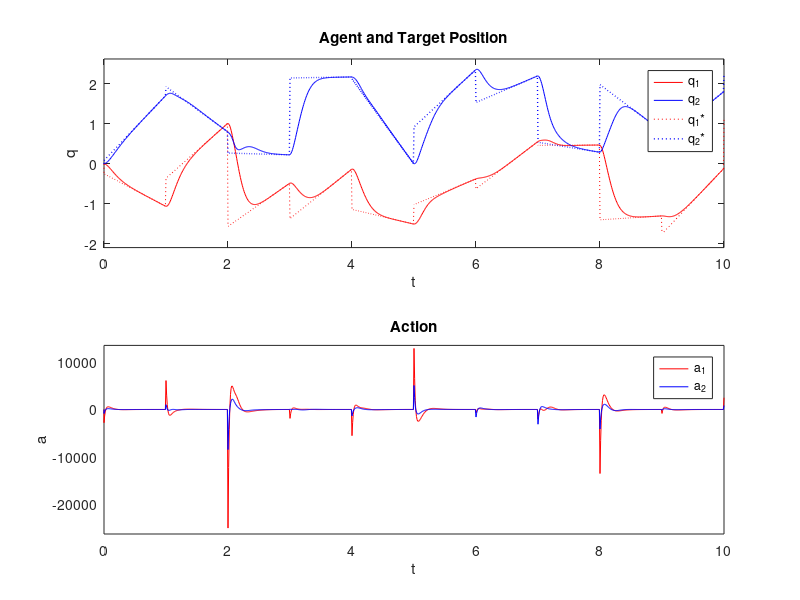

Source code (MATLAB):
clear variables;
clc;
clf;

%DEFINING HELPER FUNCTIONS --

%Note that in the following functions q/q_vel, etc are just param names. They wouldn't be equivalent
%to the actual q/q_vel, etc, but rather whatever is passed in. You can
%check this by changing psi/zeta estimates and noting that outcome changes.
Hurwitz = @(q, q_vel, q_acc, q_star, q_star_vel) (-45 * q_acc) + (-675 * (q_vel - q_star_vel)) + (-3375 * (q - q_star));

%computes M Matrix on rhs of torque equation, (first and second derivative of q)
M = @(psi_1, psi_2, psi_3, q)[psi_1 + (2 * psi_2 * cos(q(2))), psi_3 + (psi_2 * cos(q(2))); 
    psi_3 + (psi_2 * cos(q(2))), psi_3];

%Inverts matrix M
M_inv = @(psi_1, psi_2, psi_3, q)inv(M(psi_1, psi_2, psi_3, q));

%computes GAMMA Matrix on rhs of torque equation,
GAMMA = @(q, q_vel)[-q_vel(2), -sum(q_vel); q_vel(1), 0] * q_vel; 

%Computes Torque using GAMMA and M matrix following equation in handout.
Tao = @(psi_1, psi_2, psi_3, q, q_vel, q_acc)(M(psi_1, psi_2, psi_3, q) ...
    * q_acc) + (psi_2 * sin(q(2)) * GAMMA(q, q_vel));

%computes q_acc by inversing torque equation using current torque and q and q_vel
ACC = @(psi_1, psi_2, psi_3, q, q_vel, torque)M_inv(psi_1, psi_2, psi_3, q)...
    * (torque - ((psi_2 * sin(q(2)) * GAMMA(q, q_vel)))); 

% SETTING PARAMETERS --
Dt = 0.01;  % time step in s
dur = 10;  % duration of run in s
step = 0;  % # time steps since simulation began

zeta = 0.75;
[psi_1, psi_2, psi_3] = deal(1.88, 0.6, 0.48);

q_min = [-2; 0]; % max and min joint constraints.
q_max = [1.5; 2.5];

% INITIALIZE --
t = 0;
a = [0; 0]; %action values

q = [0; 0]; % Agent joint-angle vectors [shoulder, elbow]
q_vel = [0; 0];
q_acc = [0; 0];
torque = [0; 0];

q_est = [0; 0]; % Agent joint-angle vector estimates [shoulder, elbow]
q_est_vel = [0; 0];
q_est_acc = [0; 0];
torque_est = [0; 0];

psi_1_est = 1.88; %Agent Parameter Estimates
psi_2_est = 0.6;
psi_3_est = 0.48;
zeta_est = 0.75;

q_star = [0; 0];  % target joint-angle vectors [shoulder, elbow]
q_star_vel = [0; 0]; 

% Set up graphics
DATA = zeros(9, 1 + floor(dur/Dt));  % allocate memory
i_gp = 1;  % index of graph pts
DATA(:, i_gp) = [t; q; q_star; a; q_star_vel];

% Run time loop
for t = 0:Dt:dur %This loop iterates over time steps from 0 to dur with a time step of Dt

    if mod(t, 1) == 0
        %Calculating new random position and velocity values for target.
        new_shoulder_angle = (rand * 3.5) + q_min(1);
        new_elbow_angle = (rand * 2.5) + q_min(2);
        
        %the min/max velocity range for shoulder/elbow_glide (so we don't leave bounds).
        bound_shoulder_glide_vel = [q_min(1) - new_shoulder_angle; q_max(1) - new_shoulder_angle];
        bound_elbow_glide_vel = [q_min(2) - new_elbow_angle; q_max(2) - new_elbow_angle]; 
        
        %Assigning random position/velocities within given ranges for target
        new_shoulder_angle_vel = rand * (bound_shoulder_glide_vel(2) - bound_shoulder_glide_vel(1)) +  bound_shoulder_glide_vel(1);
        new_elbow_angle_vel = rand * (bound_elbow_glide_vel(2) - bound_elbow_glide_vel(1)) +  bound_elbow_glide_vel(1);
        q_star = [new_shoulder_angle; new_elbow_angle];
        q_star_vel = [new_shoulder_angle_vel; new_elbow_angle_vel];
        
        % resetting agent estimates to correct value 
        q_est = q;
        q_est_vel = q_vel;
        q_est_acc = q_acc;
        torque_est = torque;
        %Note q_est_acc doesn't need to be reset, as it is always
        %recalculated from the other estimates. I will just reset it
        %regardless, even though it gives a small underline warning.
    end

    % COMPUTE NEXT STATE
    
    %1. Agents estimated next state.

    %Action controls change in torque, which is proportional to
    %acceleration, acceleration controls change in velocity which controls
    %change in position.

    %Using third order hurwitz we choose desired change in acceleration 
    % that drives distance from target to 0
    delta_a_desired = Hurwitz(q_est, q_est_vel, q_est_acc, q_star, q_star_vel); %This was initially q_vel, but I changed this after the assignment
    %I lost points on the above, and because there were some unsmooth
    %parts. 

    %I now convert this change in acceleration to its equivalent value as a
    %change in torque. (we might have done this conversion 
    %inside the earlier polynomial, but this would have caused 
    %the formulae to become unreadable, so I just did it after finding 
    %delta_a_desired.)

    %Finding delta_torque that gives equivalent change in acceleration
    torque_desired = Tao(psi_1_est, psi_2_est, psi_3_est, q_est, q_est_vel, q_est_acc + delta_a_desired);
    delta_torque_desired = torque_desired - torque_est;
    %Choosing action that gives desired delta_torque (based on diff equation).
    a = (zeta_est * torque_est) + (delta_torque_desired); 

    %Now agent calculates future state based on action:
    torque_dot_est = (a - (zeta_est * torque_est));
    % Calculating next state torque estimate.
    torque_est = torque_est + Dt * torque_dot_est;
    % Calculating acceleration estimate by reversing torque equation
    q_est_acc = ACC(psi_1_est, psi_2_est, psi_3_est, q_est, q_est_vel, torque_est);
    % Updating Velocity estimate.
    q_est_vel = q_est_vel + Dt * q_est_acc;
    % Updating Position estimate.
    q_est = q_est + Dt * q_est_vel;

    %Keep agent estimates in bounds:
    q_est = max(q_min, min(q_max, q_est));
    q_est_vel = q_est_vel - q_est_vel.*( (q_est == q_max).*(q_est_vel > 0) + (q_est == q_min).*(q_est_vel < 0));

    %2. Agent's actual next state (repeats above calculations, with correct parameter vals).
    torque_dot = (a - (zeta * torque));
    torque = torque + Dt * torque_dot;
    q_acc = ACC(psi_1, psi_2, psi_3, q, q_vel, torque);
    q_vel = q_vel + Dt * q_acc;
    q = q + Dt * q_vel;

    q = max(q_min, min(q_max, q));
    q_vel = q_vel - q_vel.*( (q == q_max).*(q_vel > 0) + (q == q_min).*(q_vel < 0));
    
    %Updating target position.
    q_star = q_star + Dt * q_star_vel;  

    % Record data for plotting
    i_gp = i_gp + 1;
    DATA(:, i_gp) = [t; q_est; q_star; a; a];

end  % t
DATA = DATA(:, 1:i_gp);

close all;

% Plot
figure;

% First panel
subplot(2, 1, 1);
plot(DATA(1, :), DATA(2, :), 'r');  % Plot first component of q*
hold on;
plot(DATA(1, :), DATA(3, :), 'b');  % Plot second component of q*
plot(DATA(1, :), DATA(4, :), ':', 'LineWidth', 0.5, 'Color', 'red');  % Plot first component of q*
plot(DATA(1, :), DATA(5, :), ':', 'LineWidth', 1, 'Color', 'blue');  % Plot second component of q*
title('Agent and Target Position');
xlim([0, dur]);
ylim(1.05*[min(q_min), max(q_max)]);
ylabel('q');
xlabel('t');
legend('q_1', 'q_2', 'q_1*', 'q_2*');

% Second panel
subplot(2, 1, 2);
plot(DATA(1, :), DATA(6, :), 'r');  % Plot first component of action
hold on;
plot(DATA(1, :), DATA(7, :), 'b');  % Plot second component of action
title('Action');
xlim([0, dur]);
min_y_lim = min(min(DATA(6:7, :)));
max_y_lim = max(max(DATA(6:7, :)));
ylim(1.05*[min_y_lim, max_y_lim]);
ylabel('a');
xlabel('t');
legend('a_1', 'a_2');

set(gca, 'TickLength', [0, 0]);
set(gcf, 'Name', 'Inertial time opt', 'NumberTitle', 'off');
